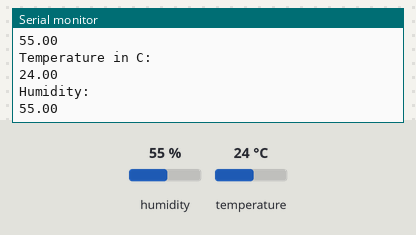
A sketch run on a simulated Arduino Uno, built with avr-gcc and run on an emulated ATmega328P. Parts: the last lines printed to the serial monitor. Inputs (shaded band) come from the test bench; at power-on: humidity 55 %, temperature 24 °C.

Above: at 5.8 s.
5.9 s: humidity set to 22 %
At 10.6 s:
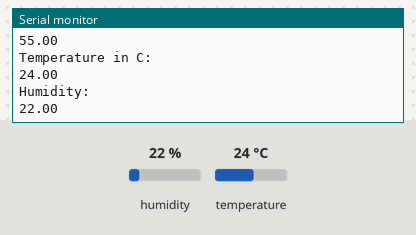
11.9 s: temperature set to 12 °C
At 16.5 s:
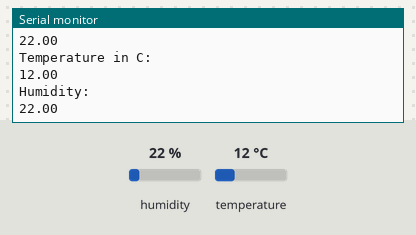
17.9 s: humidity set to 40 %
At 21.2 s:
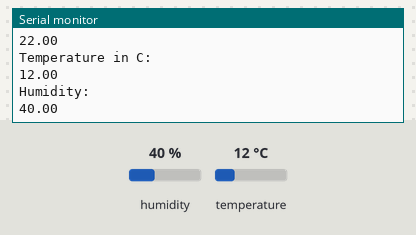
Timing chart, 0 to 22.7 s (numbered marks = the images above; inputs shaded):
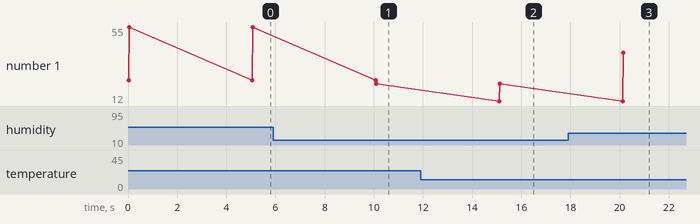

The sketch:

Temp_Humidity_ESP8266.ino
```cpp
#include "DHT.h"

DHT dht2(2,DHT11);

void setup()
{
  Serial.begin(9600);

}


void loop()
{

    Serial.println("Temperature in C: ");
    Serial.println((dht2.readTemperature( )));
    Serial.println("Humidity:");
    Serial.println((dht2.readHumidity()));
    delay(5000);

}
```

Measured:
- after the input at 5.9 s, the serial monitor: prints a new line after 4.2 s (image 1)
- after the input at 11.9 s, the serial monitor: prints a new line after 3.2 s (image 2)
- after the input at 17.9 s, the serial monitor: prints a new line after 2.2 s (image 3)
- plotted number 1: 55 → 22 after the input at 5.9 s, 22 → 40 after the input at 17.9 s
